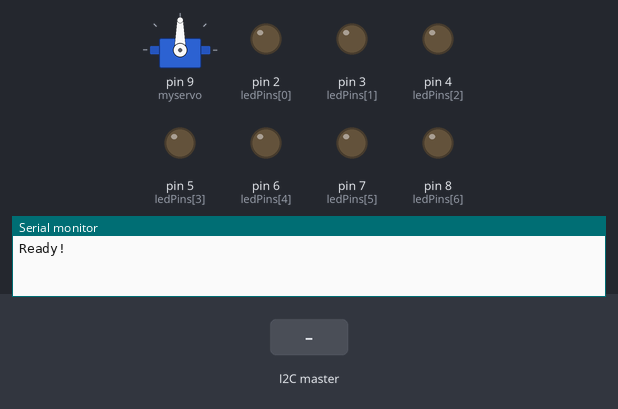
Simulated run of this sketch. Board: Arduino Uno, built with avr-gcc and run on an emulated ATmega328P. On the bench: servo, output pins drawn as LEDs (lit = HIGH), the last lines printed to the serial monitor. The test bench sets the inputs (shaded band).

Above: at 1.2 s.
1.3 s: the I2C master sends the byte 1
At 2.5 s:
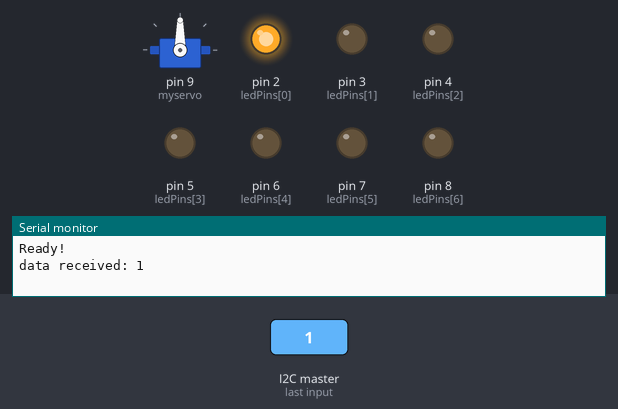
2.8 s: the I2C master sends the byte 2
At 3.6 s:
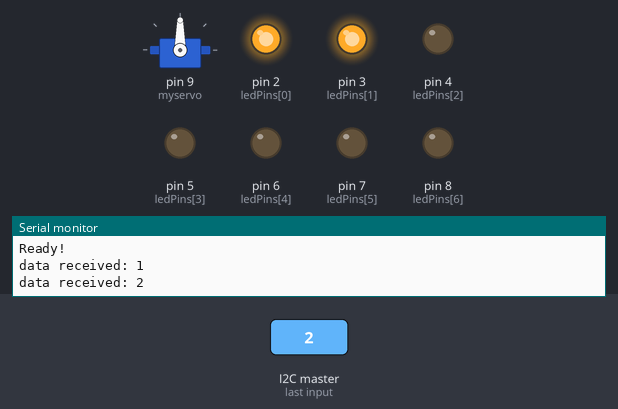
4.3 s: the I2C master sends the byte 200
At 4.8 s:
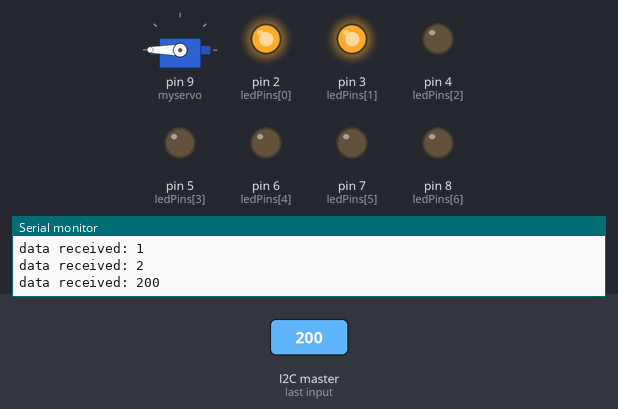
5.8 s: the I2C master sends the byte 1
At 7.0 s:
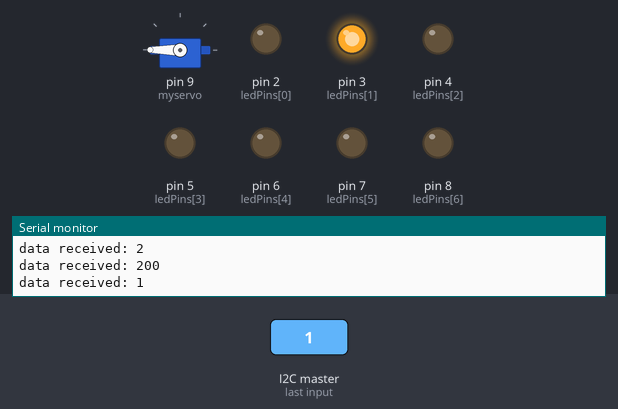
7.3 s: the I2C master sends the byte 90
At 8.3 s:
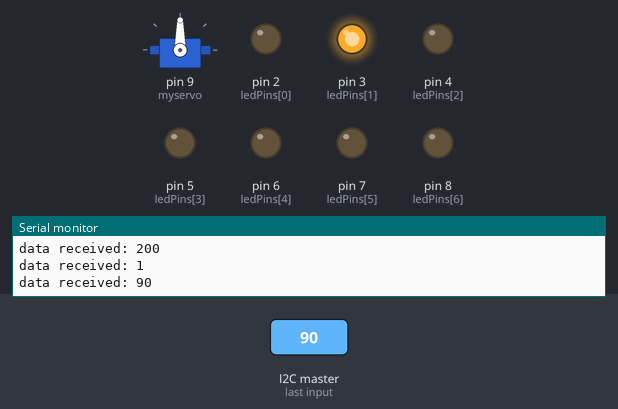
Timing chart, 0 to 9.8 s (numbered marks = the images above; inputs shaded):
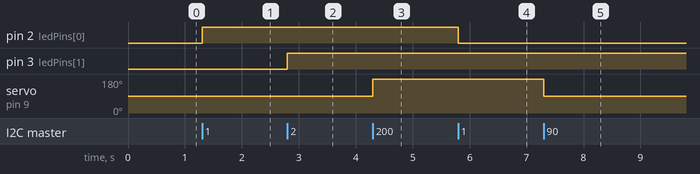

The sketch:

Raspberry_pi_communication_cc.ino
```cpp
#include <Wire.h>
#include <Servo.h>

//initalise servo
Servo myservo;
int pos = 0;

#define SLAVE_ADDRESS 0x04
int number = 0;
int state = 0;
int ledPins[] = {2,3,4,5,6,7,8};


void setup() {
  myservo.attach(9); //attach the servo to pin 9
   for(int i = 0; i < 7; i++){
   pinMode(ledPins[i], OUTPUT); } //set the LED Pins to output

    Serial.begin(9600);         // start serial for output
    // initialize i2c as slave
    Wire.begin(SLAVE_ADDRESS);

    // define callbacks for i2c communication


    Serial.println("Ready!");
}

void loop() {
  Wire.onReceive(receiveData); //define how the arduino should respond to receiving Data
    Wire.onRequest(sendData);
  digitalWrite(1,HIGH);
  delay(500);
  digitalWrite(1,LOW);
    delay(100);
}

// callback for received data
void receiveData(int byteCount){

    while(Wire.available()) {
        number = Wire.read(); //read the byte sent by the pi

        Serial.print("data received: ");
        Serial.println(number);
        int pn = number -1; //This part is just toggling the LEDs or instructing the servo.
        if ( number < 8) {
          if (digitalRead(ledPins[pn]) == 0) { digitalWrite(ledPins[pn],HIGH); }
           else { digitalWrite(ledPins[pn], LOW);} }
        else { myservo.write(number);}
}
}

// callback for sending data
void sendData(){
    Wire.write(number);
}

void oneAfterAnotherLoop(){
  int delayTime = 3000; //the time (in milliseconds) to pause between LEDs
                       //make smaller for quicker switching and larger for slower

//Turn Each LED on one after another
  for(int i = 0; i <= 7; i++){
    digitalWrite(ledPins[i], HIGH);  //Turns on LED #i each time this runs i
    delay(delayTime);                //gets one added to it so this will repeat
  }                                  //8 times the first time i will = 0 the final
                                     //time i will equal 7;

//Turn Each LED off one after another
  for(int i = 7; i >= 0; i--){  //same as above but rather than starting at 0 and counting up
                                //we start at seven and count down
    digitalWrite(ledPins[i], LOW);  //Turns off LED #i each time this runs i
    delay(delayTime);                //gets one subtracted from it so this will repeat
  }                                  //8 times the first time i will = 7 the final
                                     //time i will equal 0;

}

void oneB4Loop(){
  int delayTime = 3000; //the time (in milliseconds) to pause between LEDs
                       //make smaller for quicker switching and larger for slower

//Turn Each LED on one after another
  for(int i = 7; i >=0; i--){
    digitalWrite(ledPins[i], HIGH);  //Turns on LED #i each time this runs i
    delay(delayTime);                //gets one added to it so this will repeat
  }                                  //8 times the first time i will = 0 the final
                                     //time i will equal 7;

//Turn Each LED off one after another
  for(int i = 0; i <= 7; i++){  //same as above but rather than starting at 0 and counting up
                                //we start at seven and count down
    digitalWrite(ledPins[i], LOW);  //Turns off LED #i each time this runs i
    delay(delayTime);                //gets one subtracted from it so this will repeat
  }                                  //8 times the first time i will = 7 the final
}
```

Measured:
- after the input at 1.3 s, pin 2 (ledPins[0]): LOW → HIGH at once
- after the input at 2.8 s, pin 3 (ledPins[1]): LOW → HIGH at once
- after the input at 4.3 s, servo on pin 9 (myservo): 90° → 180° at once
- after the input at 5.8 s, pin 2 (ledPins[0]): HIGH → LOW at once
- after the input at 7.3 s, servo on pin 9 (myservo): 180° → 90° at once
